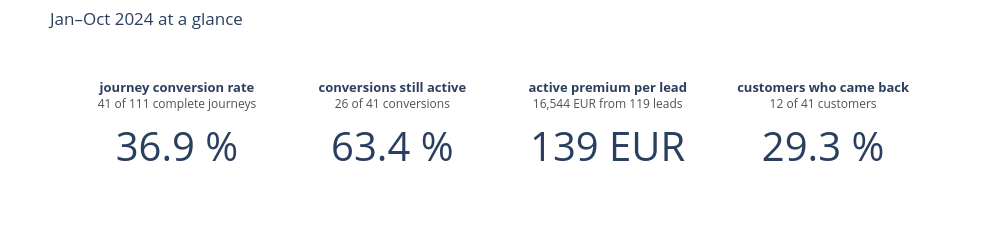

Notebook code cell kept with this figure:
### Markdown cell above
## Summary

### Code cell
kpis = query("""
    with journeys as (
        select
            count_if(is_complete) as complete_journeys,
            count_if(is_converted) as converted_journeys
        from agg_customer_journeys
    ),

    conversions as (
        select
            count(*) as conversions,
            count_if(contract_status = 'active') as active_conversions
        from mart_lead_conversions
        where is_last_touch
    ),

    value as (
        select
            sum(leads) as leads,
            sum(active_premium) as active_premium
        from agg_lead_conversions_monthly
    ),

    customers as (
        select
            count_if(conversions > 0) as customers,
            count_if(returned_after_contract) as came_back
        from agg_customers
    )

    select *
    from journeys
    cross join conversions
    cross join value
    cross join customers
""").iloc[0]

tiles = [
    (
        "journey conversion rate",
        100 * kpis["converted_journeys"] / kpis["complete_journeys"],
        " %",
        f"{kpis['converted_journeys']:.0f} of {kpis['complete_journeys']:.0f} complete journeys",
    ),
    (
        "conversions still active",
        100 * kpis["active_conversions"] / kpis["conversions"],
        " %",
        f"{kpis['active_conversions']:.0f} of {kpis['conversions']:.0f} conversions",
    ),
    (
        "active premium per lead",
        kpis["active_premium"] / kpis["leads"],
        " EUR",
        f"{kpis['active_premium']:,.0f} EUR from {kpis['leads']:.0f} leads",
    ),
    (
        "customers who came back",
        100 * kpis["came_back"] / kpis["customers"],
        " %",
        f"{kpis['came_back']:.0f} of {kpis['customers']:.0f} customers",
    ),
]

fig = go.Figure()
for column, (label, value, unit, caption) in enumerate(tiles):
    caption_html = f"<span style='font-size:12px;color:#52514e'>{caption}</span>"
    fig.add_trace(
        go.Indicator(
            mode="number",
            value=float(value),
            number={
                "suffix": unit,
                "valueformat": ".1f" if unit == " %" else ",.0f",
                "font": {"size": 40},
            },
            title={"text": f"<b>{label}</b><br>{caption_html}", "font": {"size": 13}},
            domain={"row": 0, "column": column},
        )
    )
fig.update_layout(
    title="Jan–Oct 2024 at a glance",
    grid={"rows": 1, "columns": 4},
    width=1000,
    height=200,
    margin={"t": 50, "b": 0},
)
fig.show()

### Figure 1 — Plotly figure (JSON) as saved in the notebook; plotly's stock layout.template omitted (floating-point values rounded to 4 significant figures)
{"data": [{"domain": {"column": 0, "row": 0}, "mode": "number", "number": {"font": {"size": 40}, "suffix": " %", "valueformat": ".1f"}, "title": {"font": {"size": 13}, "text": "<b>journey conversion rate</b><br><span style='font-size:12px;color:#52514e'>41 of 111 complete journeys</span>"}, "type": "indicator", "value": 36.94}, {"domain": {"column": 1, "row": 0}, "mode": "number", "number": {"font": {"size": 40}, "suffix": " %", "valueformat": ".1f"}, "title": {"font": {"size": 13}, "text": "<b>conversions still active</b><br><span style='font-size:12px;color:#52514e'>26 of 41 conversions</span>"}, "type": "indicator", "value": 63.41}, {"domain": {"column": 2, "row": 0}, "mode": "number", "number": {"font": {"size": 40}, "suffix": " EUR", "valueformat": ",.0f"}, "title": {"font": {"size": 13}, "text": "<b>active premium per lead</b><br><span style='font-size:12px;color:#52514e'>16,544 EUR from 119 leads</span>"}, "type": "indicator", "value": 139.0}, {"domain": {"column": 3, "row": 0}, "mode": "number", "number": {"font": {"size": 40}, "suffix": " %", "valueformat": ".1f"}, "title": {"font": {"size": 13}, "text": "<b>customers who came back</b><br><span style='font-size:12px;color:#52514e'>12 of 41 customers</span>"}, "type": "indicator", "value": 29.27}], "layout": {"grid": {"columns": 4, "rows": 1}, "height": 200, "margin": {"b": 0, "t": 50}, "title": {"text": "Jan–Oct 2024 at a glance"}, "width": 1000}}
